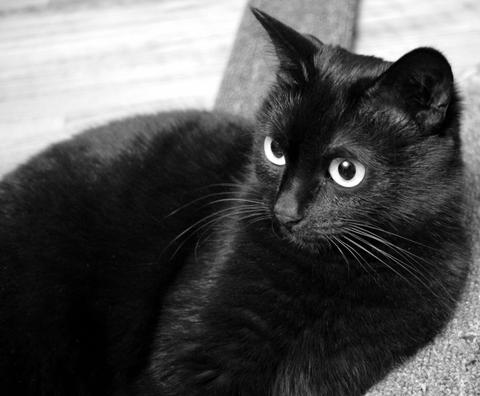
#> input picture Ducker_RosViz/Reconocimiento/Reconocimiento-de-colores-master/reconocimiento_de_colores/black_cat.jpg, 480 x 396 px, given in place of the camera
$ python reconocimiento.py
#> lines starting #> are read from the running program, lines starting #| are printed output that depends on the picture; after the words box and inside, x2 and y2 are one past the last pixel; in counts of white or black regions, pixels touching at a corner belong together
import cv2
import numpy as np
from gpiozero import Motor
from time import sleep

# === Pines GPIO para motores ===
motor_izq = Motor(forward=16, backward=12)
motor_der = Motor(forward=6, backward=5)

# === Rangos HSV ===
# Rojo (para avanzar)
lower_red = np.array([0, 120, 70])
upper_red = np.array([10, 255, 255])

# Negro (para retroceder): tiene baja saturación y valor
lower_black = np.array([0, 0, 0])
upper_black = np.array([180, 255, 50])  # Valor máximo bajo

# === Inicia la cámara ===
cap = cv2.VideoCapture(0)
if not cap.isOpened():
    print("No se pudo abrir la cámara")
    exit()

try:
    while True:
        ret, frame = cap.read()
#> frame is the input picture: shape (396, 480, 3); min 0, max 255, mean 82.4
        if not ret:
            break

        frame = cv2.resize(frame, (320, 240))
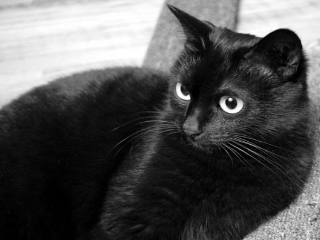
#> frame: shape (240, 320, 3); min 0, max 255, mean 82.3
        hsv = cv2.cvtColor(frame, cv2.COLOR_BGR2HSV)
#> hsv: shape (240, 320, 3); mean H, S, V 0, 0, 82.3

        # Máscaras de colores
        mask_red = cv2.inRange(hsv, lower_red, upper_red)
#> mask_red: shape (240, 320); every value is 0
        mask_black = cv2.inRange(hsv, lower_black, upper_black)
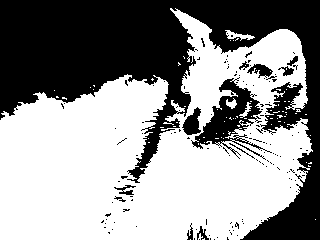
#> mask_black: shape (240, 320); 57.6% white; 143 black regions (131 under 20 px), largest, box (x1, y1, x2, y2) and area: (0, 0, 320, 240) 29081, (191, 77, 272, 160) 2158, (182, 107, 201, 135) 315

        detecta_negro = cv2.countNonZero(mask_red) > 500
#> detecta_negro = False
        detecta_rojo = cv2.countNonZero(mask_black) > 500
#> detecta_rojo = True

        if detecta_rojo:
            print("Negro detectado → ADELANTAR")
            motor_izq.forward()
            motor_der.forward()
        elif detecta_negro:
            print("Rojo detectado → RETROCEDER")
            motor_izq.backward()
            motor_der.backward()
        else:
            print("Nada detectado → DETENER")
            motor_izq.stop()
            motor_der.stop()

        # Mostrar cámaras
        cv2.imshow("Camara", frame)
        cv2.imshow("Mascara Rojo", mask_red)
        cv2.imshow("Mascara Negro", mask_black)

        if cv2.waitKey(1) & 0xFF == ord('q'):
#> (key q is pressed here)
            break

finally:
    motor_izq.stop()
#> (this line was passed over: gpiozero is not available in this run)
    motor_der.stop()
#> (this line was passed over: gpiozero is not available in this run)
    cap.release()
    cv2.destroyAllWindows()
